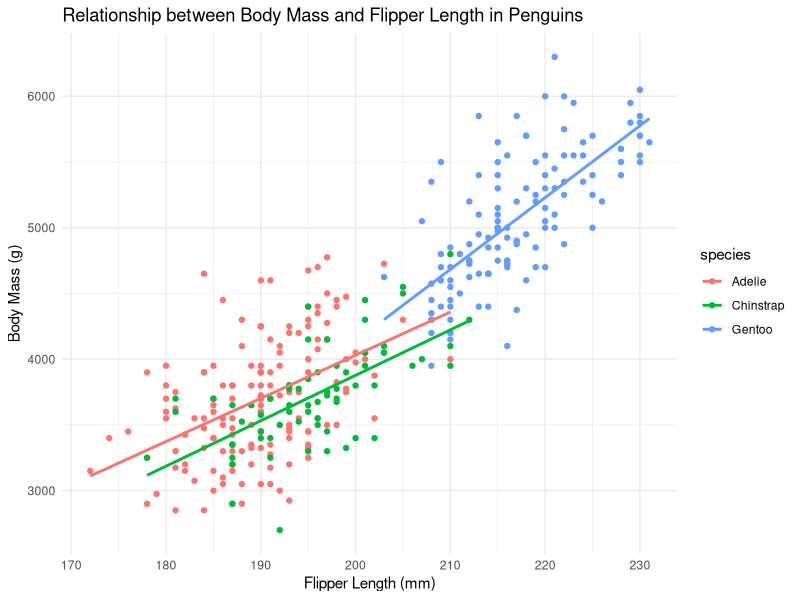

Reproduce this figure in R.
library(tidyverse)

library(palmerpenguins)
#install.packages("palmerpenguins")

#explore penguin dataset
glimpse(penguins)
summary(penguins)


#what is the relationship between body mass and flipper length in penguins?
ggplot(penguins, aes(x = flipper_length_mm, y = body_mass_g, color = species)) +
  geom_point() +
  geom_smooth(method = "lm", se = FALSE) +
  labs(title = "Relationship between Body Mass and Flipper Length in Penguins",
       x = "Flipper Length (mm)",
       y = "Body Mass (g)") +
  theme_minimal()
